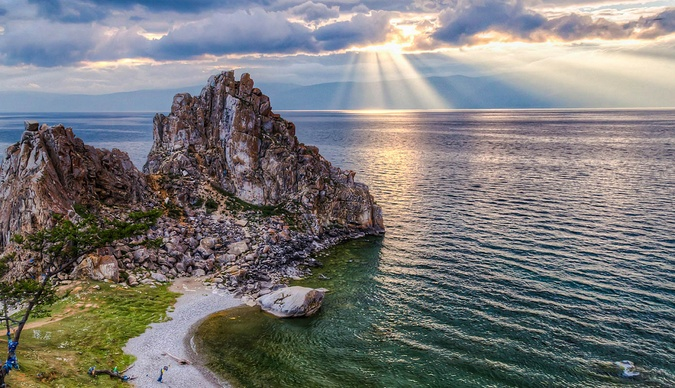
#> input picture data/test.jpg, 675 x 388 px, shrunk from 1600 x 920 before the run
$ python countours.py
#> lines starting #> are read from the running program, lines starting #| are printed output that depends on the picture; after the words box and inside, x2 and y2 are one past the last pixel; in counts of white or black regions, pixels touching at a corner belong together
import cv2
import numpy as np
import matplotlib.pyplot as plt
import os
from copy import deepcopy

def create_output_dir():
    """Создает папку для сохранения результатов"""
    if not os.path.exists('contours_output'):
        os.makedirs('contours_output')

def read_rgb(path):
    """Чтение изображения в RGB формате"""
    image = cv2.imread(path)
    if image is None:
        print(f"Ошибка: Не удалось загрузить изображение {path}")
        return None
    return cv2.cvtColor(image, cv2.COLOR_BGR2RGB)

def read_gray(path):
    """Чтение изображения в градациях серого"""
    image = cv2.imread(path)
    if image is None:
        print(f"Ошибка: Не удалось загрузить изображение {path}")
        return None
    return cv2.cvtColor(image, cv2.COLOR_BGR2GRAY)

def read_binary(path, thr=128):
    """Бинаризация изображения с предварительным размытием"""
    image = read_gray(path)
    if image is None:
        return None

    image_ = cv2.GaussianBlur(image, (7, 7), 0)
    _, binary = cv2.threshold(image_, thr, 255, cv2.THRESH_BINARY_INV)
    return binary

def save_image(image, title="Image", save_name=None):
    """Отображение изображения с возможностью сохранения"""
    plt.figure(figsize=(8, 6))
    if len(image.shape) == 2:
        plt.imshow(image, cmap='gray')
    else:
        plt.imshow(image)
    plt.title(title)
    plt.axis('off')
    plt.tight_layout()

    if save_name:
        plt.savefig(f'contours_output/{save_name}', dpi=300, bbox_inches='tight')
    plt.show()

def Approximating(contour, epsilon=0.2):
    """Аппроксимация контура полигоном"""
    length = cv2.arcLength(contour, True)
    approx = cv2.approxPolyDP(contour, epsilon * length, True)
    return approx

def four_point_transform(image, pts):
    """Трансформация перспективы по 4 точкам"""
    pts = pts.reshape(4, 2)

    def order_points(pts):
        """Упорядочивание точек по часовой стрелке"""
        rect = np.zeros((4, 2), dtype="float32")
        s = pts.sum(axis=1)
        rect[0] = pts[np.argmin(s)]
        rect[2] = pts[np.argmax(s)]

        diff = np.diff(pts, axis=1)
        rect[1] = pts[np.argmin(diff)]
        rect[3] = pts[np.argmax(diff)]
        return rect

    rect = order_points(pts)
    (tl, tr, br, bl) = rect

    widthA = np.sqrt(((br[0] - bl[0]) ** 2) + ((br[1] - bl[1]) ** 2))
    widthB = np.sqrt(((tr[0] - tl[0]) ** 2) + ((tr[1] - tl[1]) ** 2))
    maxWidth = max(int(widthA), int(widthB))

    heightA = np.sqrt(((tr[0] - br[0]) ** 2) + ((tr[1] - br[1]) ** 2))
    heightB = np.sqrt(((tl[0] - bl[0]) ** 2) + ((tl[1] - bl[1]) ** 2))
    maxHeight = max(int(heightA), int(heightB))

    dst = np.array([
        [0, 0],
        [maxWidth - 1, 0],
        [maxWidth - 1, maxHeight - 1],
        [0, maxHeight - 1]], dtype="float32")

    M = cv2.getPerspectiveTransform(rect, dst)
    warped = cv2.warpPerspective(image, M, (maxWidth, maxHeight))
    return warped

def main():
    """Основная функция для работы с контурами"""
    create_output_dir()

    print("=== Загрузка и предобработка изображения ===")
    rgb_image = read_rgb('data/test.jpg')
#> in read_rgb, image is the input picture: shape (388, 675, 3); mean B, G, R 119.8, 120.9, 121.9
    if rgb_image is None:
        return

    save_image(rgb_image, "Исходное RGB изображение", "01_original_rgb.png")

    gray_image = read_gray('data/test.jpg')
#> in read_gray, `return cv2.cvtColor(image, cv2.COLOR_BGR2GRAY)`:
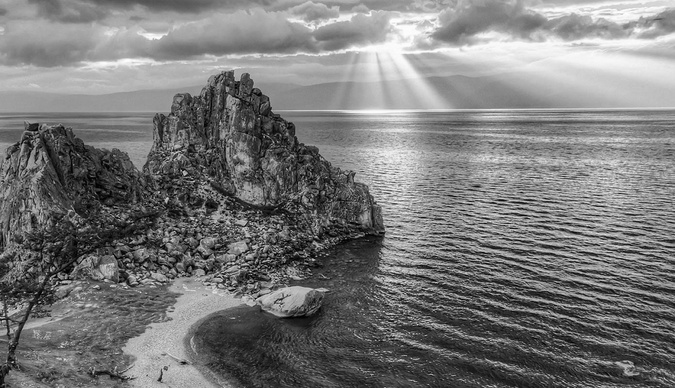
#> returned value: shape (388, 675); min 0, max 254, mean 121.1
    save_image(gray_image, "Изображение в градациях серого", "02_grayscale.png")

    print("\n=== Бинаризация ===")
    binary_image = read_binary('data/test.jpg', 240)
#> in read_binary, `image_ = cv2.GaussianBlur(image, (7, 7), 0)`:
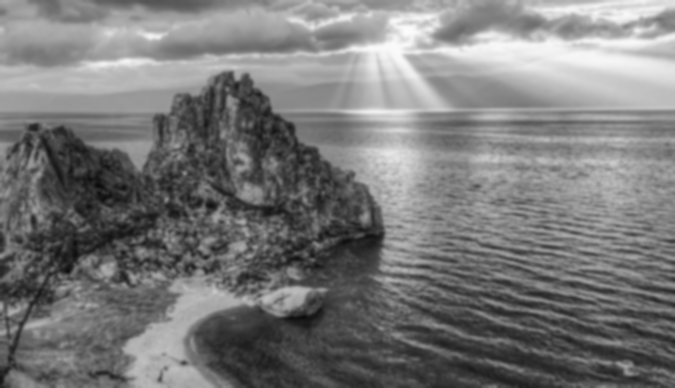
#> image_: shape (388, 675); min 9, max 251, mean 121.1
#> in read_binary, `_, binary = cv2.threshold(image_, thr, 255, cv2.THRESH_BINARY_INV)`:
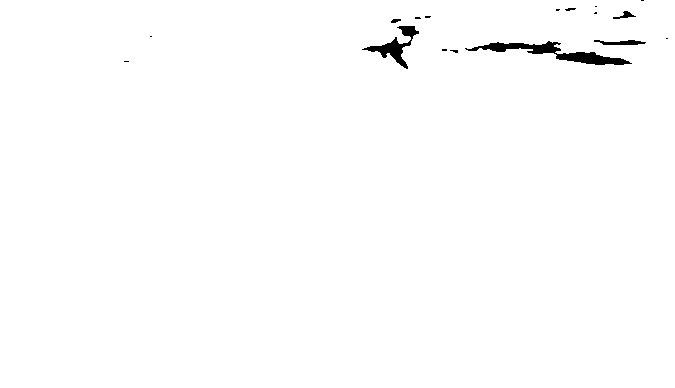
#> binary: shape (388, 675); 99.2% white; 17 black regions (11 under 20 px), largest, box (x1, y1, x2, y2) and area: (465, 41, 632, 65) 1207, (362, 26, 419, 69) 649, (594, 40, 646, 45) 168, (613, 11, 636, 19) 75, (391, 19, 401, 23) 29, (565, 8, 576, 11) 22
    save_image(binary_image, "Бинаризованное изображение", "03_binary.png")

    canny_img = cv2.Canny(gray_image, 100, 200)
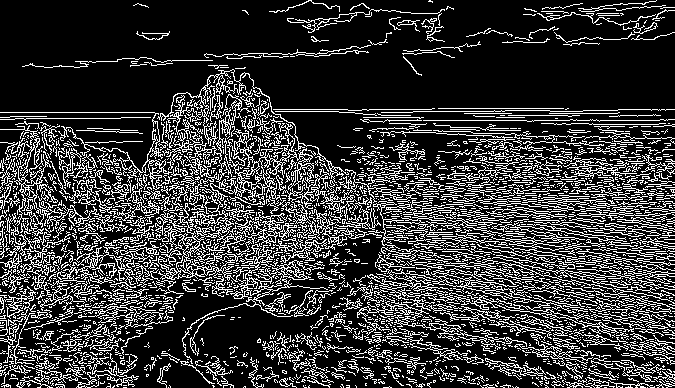
#> canny_img: shape (388, 675); 22.4% white in thin lines or dots
    save_image(canny_img, "Границы Canny", "04_canny.png")

    print("\n=== Поиск контуров ===")
    contours, hierarchy = cv2.findContours(binary_image, cv2.RETR_TREE, cv2.CHAIN_APPROX_SIMPLE)
#> contours = 17 contours, 9 with area under 20; largest, box (x1, y1, x2, y2) and area: (0, 0, 675, 388) 260835, (464, 40, 633, 66) 1398, (361, 25, 420, 70) 747, (593, 39, 647, 46) 220, (612, 10, 637, 20) 100, (390, 18, 402, 24) 40, (564, 7, 577, 12) 33, (449, 49, 459, 54) 25
    print(f"Найдено контуров: {len(contours)}")
#| Найдено контуров: 17
    print(f"Иерархия контуров: {hierarchy.shape}")
#| Иерархия контуров: (1, 17, 4)

    rgb_copy = rgb_image.copy()
    cv2.drawContours(rgb_copy, contours, -1, (255, 0, 0), 2)
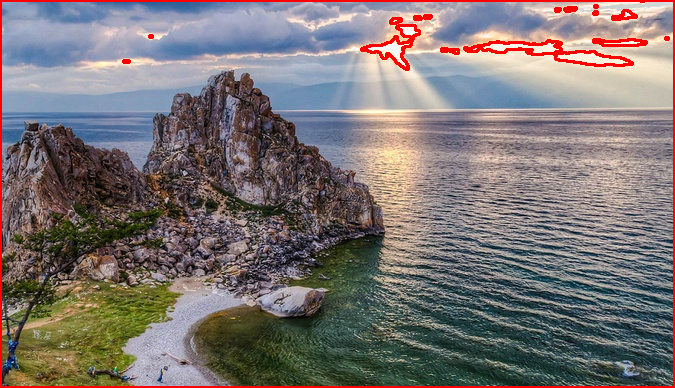
#> rgb_copy: shape (388, 675, 3); mean R, G, B 124.2, 116.1, 115.2
    save_image(rgb_copy, "Все найденные контуры", "05_all_contours.png")

    print("\n=== Аппроксимация контуров ===")
    approx = Approximating(contours[2], 0.05)
#> in Approximating, `length = cv2.arcLength(contour, True)`: length = 22.49
#> in Approximating, `approx = cv2.approxPolyDP(contour, epsilon * length, True)`: approx = [[449, 50], [457, 49], [458, 52], [455, 53]]
#> approx = [[449, 50], [457, 49], [458, 52], [455, 53]]

    rgb_copy = rgb_image.copy()
    cv2.drawContours(rgb_copy, [approx], -1, (255, 0, 0), 2)
#> rgb_copy: shape (388, 675, 3); mean R, G, B 121.9, 120.9, 119.7

    for point in approx:
        x = point[0][0]
        y = point[0][1]
        rgb_copy = cv2.circle(rgb_copy, (x, y), radius=5, color=(0, 0, 255), thickness=3)
#> this loop made 4 passes
#> pass 1, in main, `rgb_copy = cv2.circle(rgb_copy, (x, y), radius=5, color=(0, 0, 255), t..`:
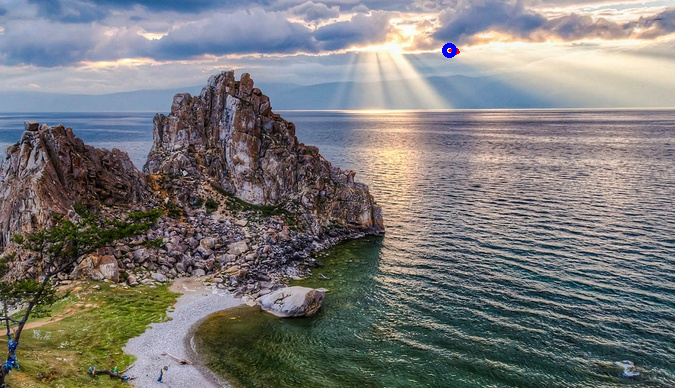
#> rgb_copy: shape (388, 675, 3); mean R, G, B 121.8, 120.8, 119.8
#> after the loop: rgb_copy: shape (388, 675, 3); mean R, G, B 121.6, 120.7, 119.9

    save_image(rgb_copy, "Аппроксимированный контур с углами", "06_approximated_contour.png")

    print("\n=== Трансформация перспективы ===")
    if len(approx) == 4:
        warped = four_point_transform(rgb_image, approx)
#> in order_points, `s = pts.sum(axis=1)`: s = [499, 506, 510, 508]
#> in order_points, `diff = np.diff(pts, axis=1)`: diff = [-399, -408, -406, -402]
#> in four_point_transform, `rect = order_points(pts)`: rect = [[449, 50], [457, 49], [458, 52], [449, 50]]
#> in four_point_transform, `(tl, tr, br, bl) = rect`: tl = [449, 50]; tr = [457, 49]; br = [458, 52]; bl = [449, 50]
#> in four_point_transform, `widthA = np.sqrt(((br[0] - bl[0]) ** 2) + ((br[1] - bl[1]) ** 2))`: widthA = 9.22
#> in four_point_transform, `widthB = np.sqrt(((tr[0] - tl[0]) ** 2) + ((tr[1] - tl[1]) ** 2))`: widthB = 8.06
#> in four_point_transform, `maxWidth = max(int(widthA), int(widthB))`: maxWidth = 9
#> in four_point_transform, `heightA = np.sqrt(((tr[0] - br[0]) ** 2) + ((tr[1] - br[1]) ** 2))`: heightA = 3.16
#> in four_point_transform, `heightB = np.sqrt(((tl[0] - bl[0]) ** 2) + ((tl[1] - bl[1]) ** 2))`: heightB = 0
#> in four_point_transform, `maxHeight = max(int(heightA), int(heightB))`: maxHeight = 3
#> in four_point_transform, `dst = np.array([ [0, 0], [maxWidth - 1, 0], [maxWidth - 1, maxHeight -..`: dst = [[0, 0], [8, 0], [8, 2], [0, 2]]
#> in four_point_transform, `M = cv2.getPerspectiveTransform(rect, dst)`: M = [[-0.000494, 0.023, -0.928], [0.000416, 0.00332, -0.353], [-6.17e-05, 0.00287, -0.116]]
        save_image(warped, "Трансформированное изображение", "07_perspective_transform.png")
#> in save_image (call 7), `plt.savefig(f'contours_output/{save_name}', dpi=300, bbox_inches='tigh..`:
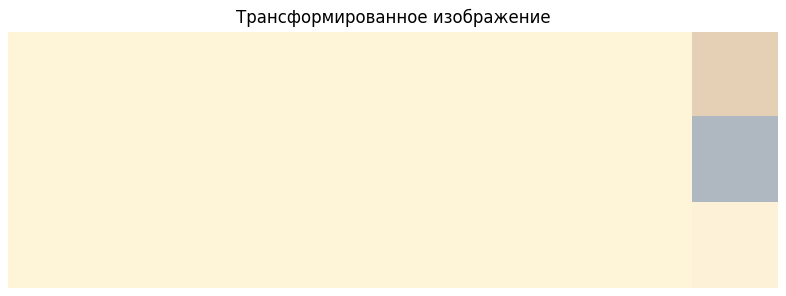
#> figure drawn by matplotlib, 1 panel

    print("\n=== Выпуклая оболочка ===")
    rgb_copy = rgb_image.copy()
    hull = cv2.convexHull(contours[2])
#> hull = [[449, 50], [450, 49], [457, 49], [458, 50], [458, 52], [457, 53], [455, 53], [450, 51]]
    cv2.drawContours(rgb_copy, [hull], -1, (0, 0, 255), 3)
#> rgb_copy: shape (388, 675, 3); mean R, G, B 121.8, 120.8, 119.8
    save_image(rgb_copy, "Выпуклая оболочка", "08_convex_hull.png")

    print("\n=== Ограничивающие прямоугольники ===")
    rgb_copy = rgb_image.copy()

    x, y, w, h = cv2.boundingRect(contours[3])
#> x = 441; y = 48; w = 7; h = 4
    cv2.rectangle(rgb_copy, (x, y), (x + w, y + h), (0, 255, 0), 2)
#> rgb_copy: shape (388, 675, 3); mean R, G, B 121.8, 120.9, 119.7

    rect = cv2.minAreaRect(contours[3])
#> rect = ((444, 49.5), (3, 6), -90)
    box = cv2.boxPoints(rect)
#> box = [[447, 51], [441, 51], [441, 48], [447, 48]]
    box = np.array(box).astype(int)
    cv2.drawContours(rgb_copy, [box], 0, (0, 0, 255), 2)
#> rgb_copy: shape (388, 675, 3); mean R, G, B 121.8, 120.9, 119.8

    save_image(rgb_copy, "Ограничивающие прямоугольники", "09_bounding_boxes.png")

    print("\n=== Сортировка контуров по площади ===")
    areas = [cv2.contourArea(cnt) for cnt in contours]
#> areas = [260835, 10, 25, 16, 1397.5, 220.5, 4, 4, 747, 40, 17.5, 17.5, 8.5, 100, 11.5, 33, 4]
#> (the run stopped early here; a loop or call above may not have finished)
